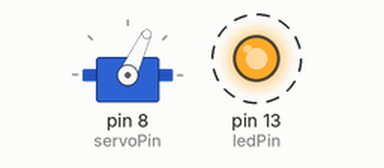
Bench run of a sketch on a simulated Arduino Uno, built with avr-gcc and run on an emulated ATmega328P. Parts: servo, output pins drawn as LEDs (lit = HIGH). Dashed ring = blinking.

Above: at 0.05 s.
Timing chart, 0 to 4.6 s (numbered marks = the images above):
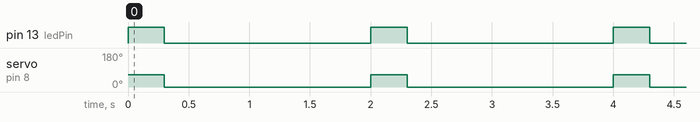

The sketch:

seed_dispenser_led.ino
```cpp
// Seed dispenser with an LED that shows when the gate is open.
// Same 2 second cycle as seed_dispenser, I just added an LED on pin 13 so I
// could see from across the lab when the servo was dispensing.

#include <Servo.h>

Servo myservo;  // Creates a servo object to control the rotor

const int servoPin = 8;
const int ledPin = 13;      // LED that is on while the gate is open
const int openAngle = 65;
const int closedAngle = 0;

void setup() {
  myservo.attach(servoPin);
  myservo.write(closedAngle);
  pinMode(ledPin, OUTPUT);
}

void loop() {
  myservo.write(openAngle);     // Servo motor opens to a 65 degree angle
  digitalWrite(ledPin, HIGH);   // LED on while seeds are dropping
  delay(300);

  myservo.write(closedAngle);   // Back to 0 degrees, gate closed
  digitalWrite(ledPin, LOW);
  delay(1700);                  // Wait 1.7 seconds before the next dispense
}
```

Measured:
- by itself, pin 13 (ledPin): alternates HIGH for 0.30 s and LOW for 1.7 s
- by itself, servo on pin 8 (servoPin): alternates 65° for 0.30 s and 0° for 1.7 s
